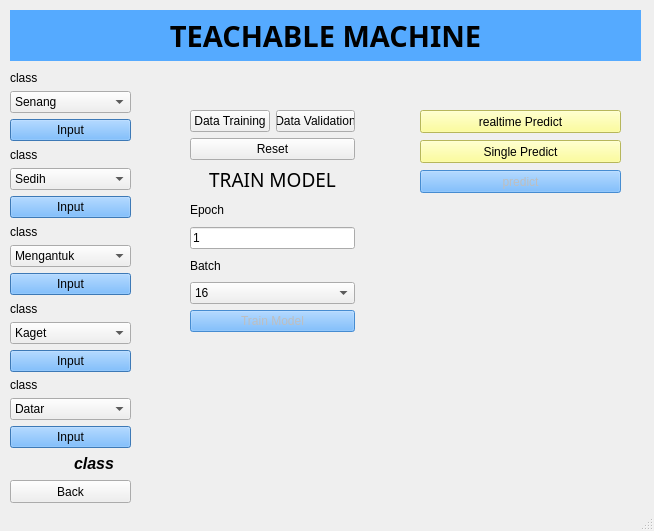
<?xml version="1.0" encoding="UTF-8"?>
<ui version="4.0">
 <class>MainWindow</class>
 <widget class="QMainWindow" name="MainWindow">
  <property name="geometry">
   <rect>
    <x>0</x>
    <y>0</y>
    <width>654</width>
    <height>531</height>
   </rect>
  </property>
  <property name="windowTitle">
   <string>MainWindow</string>
  </property>
  <widget class="QWidget" name="centralwidget">
   <widget class="QWidget" name="layoutWidget">
    <property name="geometry">
     <rect>
      <x>10</x>
      <y>70</y>
      <width>121</width>
      <height>403</height>
     </rect>
    </property>
    <layout class="QVBoxLayout" name="verticalLayout_10">
     <item>
      <layout class="QVBoxLayout" name="verticalLayout">
       <item>
        <widget class="QLabel" name="label">
         <property name="text">
          <string>class</string>
         </property>
        </widget>
       </item>
       <item>
        <widget class="QComboBox" name="comboBox">
         <item>
          <property name="text">
           <string>Senang</string>
          </property>
         </item>
         <item>
          <property name="text">
           <string>Sedih</string>
          </property>
         </item>
         <item>
          <property name="text">
           <string>Mengantuk</string>
          </property>
         </item>
         <item>
          <property name="text">
           <string>Kaget</string>
          </property>
         </item>
         <item>
          <property name="text">
           <string>Datar</string>
          </property>
         </item>
        </widget>
       </item>
       <item>
        <widget class="QPushButton" name="pushButton">
         <property name="styleSheet">
          <string notr="true">background-color: rgb(85, 170, 255);</string>
         </property>
         <property name="text">
          <string>Input</string>
         </property>
        </widget>
       </item>
      </layout>
     </item>
     <item>
      <layout class="QVBoxLayout" name="verticalLayout_6">
       <item>
        <widget class="QLabel" name="label_6">
         <property name="text">
          <string>class</string>
         </property>
        </widget>
       </item>
       <item>
        <widget class="QComboBox" name="comboBox_2">
         <item>
          <property name="text">
           <string>Sedih</string>
          </property>
         </item>
         <item>
          <property name="text">
           <string>Senang</string>
          </property>
         </item>
         <item>
          <property name="text">
           <string>Mengantuk</string>
          </property>
         </item>
         <item>
          <property name="text">
           <string>Kaget</string>
          </property>
         </item>
         <item>
          <property name="text">
           <string>Datar</string>
          </property>
         </item>
        </widget>
       </item>
       <item>
        <widget class="QPushButton" name="pushButton_6">
         <property name="styleSheet">
          <string notr="true">background-color: rgb(85, 170, 255);</string>
         </property>
         <property name="text">
          <string>Input</string>
         </property>
        </widget>
       </item>
      </layout>
     </item>
     <item>
      <layout class="QVBoxLayout" name="verticalLayout_7">
       <item>
        <widget class="QLabel" name="label_7">
         <property name="text">
          <string>class</string>
         </property>
        </widget>
       </item>
       <item>
        <widget class="QComboBox" name="comboBox_3">
         <item>
          <property name="text">
           <string>Mengantuk</string>
          </property>
         </item>
         <item>
          <property name="text">
           <string>Senang</string>
          </property>
         </item>
         <item>
          <property name="text">
           <string>Sedih</string>
          </property>
         </item>
         <item>
          <property name="text">
           <string>Kaget</string>
          </property>
         </item>
         <item>
          <property name="text">
           <string>Datar</string>
          </property>
         </item>
        </widget>
       </item>
       <item>
        <widget class="QPushButton" name="pushButton_7">
         <property name="styleSheet">
          <string notr="true">background-color: rgb(85, 170, 255);</string>
         </property>
         <property name="text">
          <string>Input</string>
         </property>
        </widget>
       </item>
      </layout>
     </item>
     <item>
      <layout class="QVBoxLayout" name="verticalLayout_8">
       <item>
        <widget class="QLabel" name="label_8">
         <property name="text">
          <string>class</string>
         </property>
        </widget>
       </item>
       <item>
        <widget class="QComboBox" name="comboBox_4">
         <item>
          <property name="text">
           <string>Kaget</string>
          </property>
         </item>
         <item>
          <property name="text">
           <string>Senang</string>
          </property>
         </item>
         <item>
          <property name="text">
           <string>Sedih</string>
          </property>
         </item>
         <item>
          <property name="text">
           <string>Mengantuk</string>
          </property>
         </item>
         <item>
          <property name="text">
           <string>Datar</string>
          </property>
         </item>
        </widget>
       </item>
       <item>
        <widget class="QPushButton" name="pushButton_8">
         <property name="styleSheet">
          <string notr="true">background-color: rgb(85, 170, 255);</string>
         </property>
         <property name="text">
          <string>Input</string>
         </property>
        </widget>
       </item>
      </layout>
     </item>
     <item>
      <layout class="QVBoxLayout" name="verticalLayout_9">
       <item>
        <widget class="QLabel" name="label_9">
         <property name="text">
          <string>class</string>
         </property>
        </widget>
       </item>
       <item>
        <widget class="QComboBox" name="comboBox_5">
         <item>
          <property name="text">
           <string>Datar</string>
          </property>
         </item>
         <item>
          <property name="text">
           <string>Senang</string>
          </property>
         </item>
         <item>
          <property name="text">
           <string>Sedih</string>
          </property>
         </item>
         <item>
          <property name="text">
           <string>Mengantuk</string>
          </property>
         </item>
         <item>
          <property name="text">
           <string>Kaget</string>
          </property>
         </item>
        </widget>
       </item>
       <item>
        <widget class="QPushButton" name="pushButton_9">
         <property name="styleSheet">
          <string notr="true">background-color: rgb(85, 170, 255);</string>
         </property>
         <property name="text">
          <string>Input</string>
         </property>
        </widget>
       </item>
       <item>
        <layout class="QHBoxLayout" name="horizontalLayout">
         <item>
          <widget class="QLabel" name="label_22">
           <property name="font">
            <font>
             <pointsize>12</pointsize>
             <weight>75</weight>
             <italic>true</italic>
             <bold>true</bold>
             <underline>true</underline>
            </font>
           </property>
           <property name="text">
            <string/>
           </property>
          </widget>
         </item>
         <item>
          <widget class="QLabel" name="label_23">
           <property name="font">
            <font>
             <pointsize>12</pointsize>
             <weight>75</weight>
             <italic>true</italic>
             <bold>true</bold>
            </font>
           </property>
           <property name="text">
            <string>class</string>
           </property>
          </widget>
         </item>
        </layout>
       </item>
      </layout>
     </item>
    </layout>
   </widget>
   <widget class="QLabel" name="label_20">
    <property name="geometry">
     <rect>
      <x>10</x>
      <y>10</y>
      <width>631</width>
      <height>51</height>
     </rect>
    </property>
    <property name="font">
     <font>
      <family>Montserrat</family>
      <pointsize>22</pointsize>
      <weight>75</weight>
      <bold>true</bold>
     </font>
    </property>
    <property name="styleSheet">
     <string notr="true">background-color: rgb(85, 170, 255);</string>
    </property>
    <property name="text">
     <string>TEACHABLE MACHINE</string>
    </property>
    <property name="alignment">
     <set>Qt::AlignCenter</set>
    </property>
   </widget>
   <widget class="QLabel" name="label_21">
    <property name="geometry">
     <rect>
      <x>420</x>
      <y>410</y>
      <width>201</width>
      <height>28</height>
     </rect>
    </property>
    <property name="font">
     <font>
      <pointsize>12</pointsize>
     </font>
    </property>
    <property name="text">
     <string/>
    </property>
    <property name="alignment">
     <set>Qt::AlignCenter</set>
    </property>
   </widget>
   <widget class="QPushButton" name="pushButton_3">
    <property name="geometry">
     <rect>
      <x>10</x>
      <y>480</y>
      <width>121</width>
      <height>23</height>
     </rect>
    </property>
    <property name="text">
     <string>Back</string>
    </property>
   </widget>
   <widget class="QWidget" name="layoutWidget">
    <property name="geometry">
     <rect>
      <x>190</x>
      <y>110</y>
      <width>165</width>
      <height>222</height>
     </rect>
    </property>
    <layout class="QVBoxLayout" name="verticalLayout_5">
     <item>
      <layout class="QHBoxLayout" name="horizontalLayout_2">
       <item>
        <widget class="QPushButton" name="pushButton_4">
         <property name="enabled">
          <bool>true</bool>
         </property>
         <property name="text">
          <string>Data Training</string>
         </property>
        </widget>
       </item>
       <item>
        <widget class="QPushButton" name="pushButton_5">
         <property name="enabled">
          <bool>true</bool>
         </property>
         <property name="text">
          <string>Data Validation</string>
         </property>
        </widget>
       </item>
      </layout>
     </item>
     <item>
      <widget class="QPushButton" name="pushButton_11">
       <property name="text">
        <string>Reset</string>
       </property>
      </widget>
     </item>
     <item>
      <layout class="QVBoxLayout" name="verticalLayout_11">
       <item>
        <widget class="QLabel" name="label_10">
         <property name="font">
          <font>
           <family>Montserrat</family>
           <pointsize>14</pointsize>
          </font>
         </property>
         <property name="text">
          <string> TRAIN MODEL </string>
         </property>
         <property name="alignment">
          <set>Qt::AlignCenter</set>
         </property>
        </widget>
       </item>
       <item>
        <widget class="QLabel" name="label_11">
         <property name="text">
          <string>Epoch</string>
         </property>
        </widget>
       </item>
       <item>
        <widget class="QLineEdit" name="lineEdit">
         <property name="text">
          <string>1</string>
         </property>
        </widget>
       </item>
       <item>
        <widget class="QLabel" name="label_12">
         <property name="text">
          <string>Batch</string>
         </property>
        </widget>
       </item>
       <item>
        <widget class="QComboBox" name="comboBox_6">
         <item>
          <property name="text">
           <string>16</string>
          </property>
         </item>
         <item>
          <property name="text">
           <string>32</string>
          </property>
         </item>
         <item>
          <property name="text">
           <string>64</string>
          </property>
         </item>
         <item>
          <property name="text">
           <string>128</string>
          </property>
         </item>
         <item>
          <property name="text">
           <string>256</string>
          </property>
         </item>
         <item>
          <property name="text">
           <string>512</string>
          </property>
         </item>
        </widget>
       </item>
       <item>
        <widget class="QPushButton" name="pushButton_10">
         <property name="enabled">
          <bool>false</bool>
         </property>
         <property name="styleSheet">
          <string notr="true">background-color: rgb(85, 170, 255);</string>
         </property>
         <property name="text">
          <string>Train Model</string>
         </property>
        </widget>
       </item>
      </layout>
     </item>
    </layout>
   </widget>
   <widget class="QWidget" name="layoutWidget">
    <property name="geometry">
     <rect>
      <x>190</x>
      <y>340</y>
      <width>161</width>
      <height>61</height>
     </rect>
    </property>
    <layout class="QVBoxLayout" name="verticalLayout_12">
     <item>
      <widget class="QLabel" name="label_24">
       <property name="text">
        <string/>
       </property>
      </widget>
     </item>
    </layout>
   </widget>
   <widget class="QLabel" name="label_2">
    <property name="geometry">
     <rect>
      <x>420</x>
      <y>210</y>
      <width>200</width>
      <height>200</height>
     </rect>
    </property>
    <property name="styleSheet">
     <string notr="true"/>
    </property>
    <property name="lineWidth">
     <number>0</number>
    </property>
    <property name="text">
     <string/>
    </property>
    <property name="scaledContents">
     <bool>true</bool>
    </property>
   </widget>
   <widget class="QPushButton" name="pushButton_2">
    <property name="geometry">
     <rect>
      <x>420</x>
      <y>140</y>
      <width>201</width>
      <height>23</height>
     </rect>
    </property>
    <property name="styleSheet">
     <string notr="true">background-color: rgb(255, 255, 127);</string>
    </property>
    <property name="text">
     <string>Single Predict</string>
    </property>
   </widget>
   <widget class="QPushButton" name="pushButton_12">
    <property name="enabled">
     <bool>false</bool>
    </property>
    <property name="geometry">
     <rect>
      <x>420</x>
      <y>170</y>
      <width>201</width>
      <height>23</height>
     </rect>
    </property>
    <property name="styleSheet">
     <string notr="true">background-color: rgb(85, 170, 255);</string>
    </property>
    <property name="text">
     <string>predict</string>
    </property>
   </widget>
   <widget class="QPushButton" name="pushButton_13">
    <property name="geometry">
     <rect>
      <x>420</x>
      <y>110</y>
      <width>201</width>
      <height>23</height>
     </rect>
    </property>
    <property name="styleSheet">
     <string notr="true">background-color: rgb(255, 255, 127);</string>
    </property>
    <property name="text">
     <string>realtime Predict</string>
    </property>
   </widget>
  </widget>
  <widget class="QStatusBar" name="statusbar"/>
 </widget>
 <resources/>
 <connections/>
</ui>
